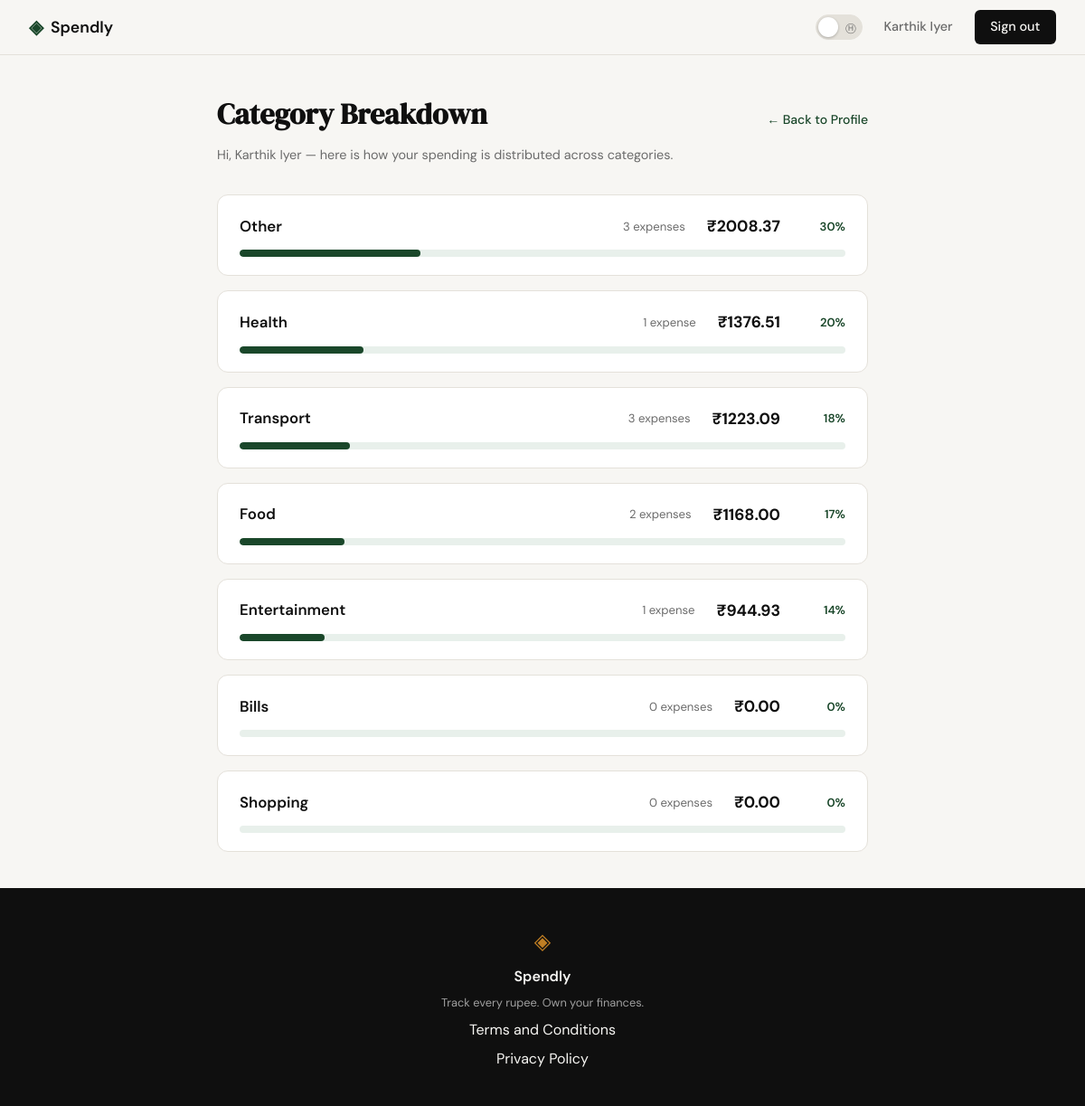
The app's page /profile/categories (signed in) with its own data.
### tables this page shows
CREATE TABLE categories (
            id         INTEGER PRIMARY KEY AUTOINCREMENT,
            user_id    INTEGER NOT NULL REFERENCES users(id) ON DELETE CASCADE,
            name       TEXT    NOT NULL,
            created_at TIMESTAMP DEFAULT CURRENT_TIMESTAMP
        );

### app.py (the view)
@app.route("/profile/categories")
@login_required
def category_breakdown():
    conn = get_db()
    try:
        categories = conn.execute(
            """
            SELECT c.name,
                   COUNT(e.id)                      AS count,
                   COALESCE(SUM(e.amount), 0)       AS total
            FROM categories c
            LEFT JOIN expenses e ON e.category_id = c.id AND e.user_id = ?
            WHERE c.user_id = ?
            GROUP BY c.id
            ORDER BY total DESC
            """,
            (session["user_id"], session["user_id"])
        ).fetchall()
        grand_total = conn.execute(
            "SELECT COALESCE(SUM(amount), 0) AS total FROM expenses WHERE user_id = ?",
            (session["user_id"],)
        ).fetchone()
    finally:
        conn.close()
    return render_template("categories.html", categories=categories, grand_total=grand_total["total"], user_name=session["user_name"])

### app.py (called while the page is built)
def login_required(f):
    @wraps(f)
    def decorated(*args, **kwargs):
        if "user_id" not in session:
            flash("Please sign in to continue.", "error")
            return redirect(url_for("login"))
        return f(*args, **kwargs)
    return decorated

### database/db.py (called while the page is built)
def get_db():
    conn = sqlite3.connect(DATABASE)
    conn.row_factory = sqlite3.Row
    conn.execute("PRAGMA foreign_keys = ON")
    return conn

### templates/categories.html (shortened to what this page needs)
{% extends "base.html" %}
{% block content %}
<div class="cat-page">
    <div class="cat-header">
        <h1 class="cat-title">Category Breakdown</h1>
        <a href="{{ url_for('profile') }}" class="back-link">&larr; Back to Profile</a>
    </div>
    <p class="cat-subtitle">Hi, {{ user_name }} — here is how your spending is distributed across categories.</p>
    {% set has_expenses = categories | selectattr('count', 'gt', 0) | list | length > 0 %}
    {% if not has_expenses %}
        <div class="cat-empty">
            <span class="cat-empty-icon">&#128184;</span>
            <h2 class="cat-empty-heading">No expenses recorded yet</h2>
            <p class="cat-empty-text">Once you add some expenses, your category breakdown will appear here.</p>
        </div>
    {% else %}
        <div class="cat-list">
            {% for cat in categories %}
            <div class="cat-card">
                <div class="cat-card-top">
                    <span class="cat-name">{{ cat['name'] }}</span>
                    <div class="cat-meta">
                        <span class="cat-count">{{ cat['count'] }} expense{{ 's' if cat['count'] != 1 else '' }}</span>
                        <span class="cat-amount">&#8377;{{ "%.2f"|format(cat['total']) }}</span>
                        <span class="cat-pct">
                            {% if grand_total > 0 %}
                                {{ "%.0f"|format(cat['total'] / grand_total * 100) }}%
                            {% else %}
                                0%
                            {% endif %}
                        </span>
                    </div>
                </div>
                <div class="bar-track">
                    <div class="bar-fill" style="width: {% if grand_total > 0 %}{{ "%.2f"|format(cat['total'] / grand_total * 100) }}%{% else %}0%{% endif %};"></div>
                </div>
            </div>
            {% endfor %}
        </div>
    {% endif %}
</div>
{% endblock %}

### static/css/style.css (style rules this page uses)
:root { --ink: #0f0f0f; --ink-soft: #2d2d2d; --ink-muted: #6b6b6b; --ink-faint: #a0a0a0; --paper: #f7f6f3; --paper-warm: #f0ede6; --paper-card: #ffffff; --accent: #1a472a; --accent-light: #e8f0eb; --accent-2: #c17f24; --accent-2-light: #fdf3e3; --danger: #c0392b; --danger-light: #fdecea; --border: #e4e1da; --border-soft: #eeebe4; --font-display: 'DM Serif Display', Georgia, serif; --font-body: 'DM Sans', system-ui, sans-serif; --max-width: 1200px; --auth-width: 440px; --radius-sm: 6px; --radius-md: 12px; --radius-lg: 20px; }
*, *::before, *::after { box-sizing: border-box; margin: 0; padding: 0; }
html { font-size: 16px; scroll-behavior: smooth; }
body { background: var(--paper); color: var(--ink); font-family: var(--font-body); font-size: 1rem; line-height: 1.6; -webkit-font-smoothing: antialiased; }
a { color: inherit; text-decoration: none; }

### templates/categories.html (style rules this page uses)
.cat-page { max-width: 760px; margin: 2.5rem auto; padding: 0 1.25rem; font-family: var(--font-body); }
.cat-header { display: flex; align-items: baseline; justify-content: space-between; flex-wrap: wrap; gap: 0.75rem; margin-bottom: 0.5rem; }
.cat-title { font-family: var(--font-display); font-size: 2rem; color: var(--ink); margin: 0; }
.cat-subtitle { font-size: 0.9rem; color: var(--ink-muted); margin: 0 0 2rem; }
.back-link { font-size: 0.875rem; color: var(--accent); text-decoration: none; font-weight: 500; }
.cat-list { display: flex; flex-direction: column; gap: 1rem; }
.cat-card { background: var(--paper-card); border: 1px solid var(--border); border-radius: var(--radius-md); padding: 1.25rem 1.5rem; }
.cat-card-top { display: flex; align-items: center; justify-content: space-between; flex-wrap: wrap; gap: 0.5rem; margin-bottom: 0.75rem; }
.cat-name { font-size: 1.05rem; font-weight: 600; color: var(--ink); }
.cat-meta { display: flex; align-items: center; gap: 1.5rem; flex-wrap: wrap; }
.cat-amount { font-size: 1.1rem; font-weight: 700; color: var(--ink); }
.cat-count { font-size: 0.82rem; color: var(--ink-muted); }
.cat-pct { font-size: 0.82rem; font-weight: 600; color: var(--accent); min-width: 3rem; text-align: right; }
.bar-track { width: 100%; height: 8px; background: var(--accent-light); border-radius: var(--radius-lg); overflow: hidden; }
.bar-fill { height: 100%; background: var(--accent); border-radius: var(--radius-lg); transition: width 0.3s ease; min-width: 0; }

### records on screen
categories: name "Other", count "3", count "s", total "2008.37", cat "30", {{ "%.2f"|format(cat['total'] / grand_total * 100) }} 29.88 (drawn)
categories: name "Health", count "1", total "1376.51", cat "20", {{ "%.2f"|format(cat['total'] / grand_total * 100) }} 20.48 (drawn)
categories: name "Transport", count "3", count "s", total "1223.09", cat "18", {{ "%.2f"|format(cat['total'] / grand_total * 100) }} 18.20 (drawn)
categories: name "Food", count "2", count "s", total "1168.00", cat "17", {{ "%.2f"|format(cat['total'] / grand_total * 100) }} 17.38 (drawn)
categories: name "Entertainment", count "1", total "944.93", cat "14", {{ "%.2f"|format(cat['total'] / grand_total * 100) }} 14.06 (drawn)
categories: name "Bills", count "0", count "s", total "0.00", cat "0"
categories: name "Shopping", count "0", count "s", total "0.00", cat "0"

### other values on screen
{{ session['user_name'] }} "Karthik Iyer"
{{ user_name }} "Karthik Iyer"
